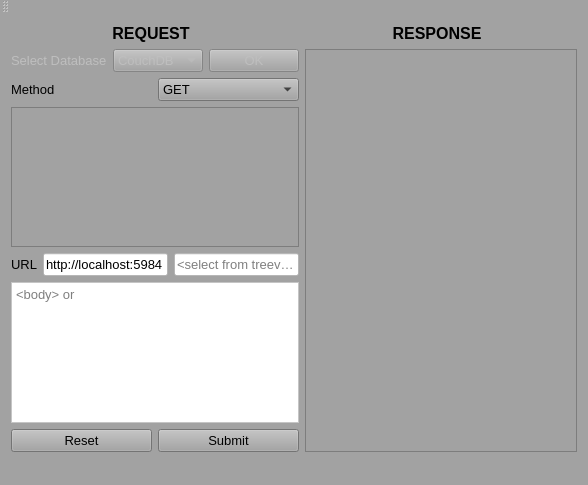
<?xml version="1.0" encoding="UTF-8"?>
<ui version="4.0">
 <class>HDbAdmin</class>
 <widget class="QMainWindow" name="HDbAdmin">
  <property name="windowModality">
   <enum>Qt::ApplicationModal</enum>
  </property>
  <property name="geometry">
   <rect>
    <x>0</x>
    <y>0</y>
    <width>588</width>
    <height>485</height>
   </rect>
  </property>
  <property name="windowTitle">
   <string>H_DbAdmin</string>
  </property>
  <property name="windowIcon">
   <iconset resource="../resources/resources.qrc">
    <normaloff>:/Icon.png</normaloff>:/Icon.png</iconset>
  </property>
  <property name="autoFillBackground">
   <bool>false</bool>
  </property>
  <property name="styleSheet">
   <string notr="true">background-color: rgb(162, 162, 162);
gridline-color: rgb(255, 255, 255);
selection-color: rgb(255, 255, 255);
border-color: rgb(255, 255, 255);
alternate-background-color: rgb(255, 255, 255);</string>
  </property>
  <property name="iconSize">
   <size>
    <width>100</width>
    <height>100</height>
   </size>
  </property>
  <widget class="QWidget" name="centralWidget">
   <layout class="QVBoxLayout" name="verticalLayout_2">
    <item>
     <layout class="QHBoxLayout" name="horizontalLayout_2">
      <item>
       <widget class="QLabel" name="labelRequest">
        <property name="font">
         <font>
          <family>MS Shell Dlg 2</family>
          <pointsize>12</pointsize>
          <weight>75</weight>
          <bold>true</bold>
         </font>
        </property>
        <property name="text">
         <string>REQUEST</string>
        </property>
        <property name="alignment">
         <set>Qt::AlignCenter</set>
        </property>
       </widget>
      </item>
      <item>
       <widget class="QLabel" name="labelResponse">
        <property name="font">
         <font>
          <pointsize>12</pointsize>
          <weight>75</weight>
          <bold>true</bold>
         </font>
        </property>
        <property name="text">
         <string>RESPONSE</string>
        </property>
        <property name="alignment">
         <set>Qt::AlignCenter</set>
        </property>
       </widget>
      </item>
     </layout>
    </item>
    <item>
     <layout class="QHBoxLayout" name="horizontalLayout_6">
      <item>
       <layout class="QVBoxLayout" name="verticalLayout">
        <item>
         <layout class="QHBoxLayout" name="horizontalLayout">
          <item>
           <widget class="QLabel" name="labelSelectDB">
            <property name="enabled">
             <bool>false</bool>
            </property>
            <property name="font">
             <font>
              <pointsize>10</pointsize>
             </font>
            </property>
            <property name="text">
             <string>Select Database</string>
            </property>
           </widget>
          </item>
          <item>
           <widget class="QComboBox" name="comboBoxDBnames">
            <property name="enabled">
             <bool>false</bool>
            </property>
            <property name="font">
             <font>
              <pointsize>10</pointsize>
             </font>
            </property>
            <item>
             <property name="text">
              <string>CouchDB</string>
             </property>
            </item>
            <item>
             <property name="text">
              <string>MongoDB</string>
             </property>
            </item>
           </widget>
          </item>
          <item>
           <widget class="QPushButton" name="pushButtonOK">
            <property name="enabled">
             <bool>false</bool>
            </property>
            <property name="font">
             <font>
              <pointsize>10</pointsize>
             </font>
            </property>
            <property name="text">
             <string>OK</string>
            </property>
           </widget>
          </item>
         </layout>
        </item>
        <item>
         <layout class="QHBoxLayout" name="horizontalLayout_3">
          <item>
           <widget class="QLabel" name="labelMethod">
            <property name="font">
             <font>
              <pointsize>10</pointsize>
             </font>
            </property>
            <property name="text">
             <string>Method </string>
            </property>
           </widget>
          </item>
          <item>
           <widget class="QComboBox" name="comboBoxHttpRequests">
            <property name="font">
             <font>
              <pointsize>10</pointsize>
             </font>
            </property>
            <item>
             <property name="text">
              <string>GET</string>
             </property>
            </item>
            <item>
             <property name="text">
              <string>PUT</string>
             </property>
            </item>
            <item>
             <property name="text">
              <string>POST</string>
             </property>
            </item>
            <item>
             <property name="text">
              <string>DELETE</string>
             </property>
            </item>
            <item>
             <property name="text">
              <string>HEAD</string>
             </property>
            </item>
            <item>
             <property name="text">
              <string>COPY</string>
             </property>
            </item>
            <item>
             <property name="text">
              <string>ANY</string>
             </property>
            </item>
           </widget>
          </item>
         </layout>
        </item>
        <item>
         <widget class="QTreeView" name="treeViewDBStructure">
          <property name="font">
           <font>
            <pointsize>10</pointsize>
           </font>
          </property>
          <property name="alternatingRowColors">
           <bool>true</bool>
          </property>
         </widget>
        </item>
        <item>
         <layout class="QHBoxLayout" name="horizontalLayout_4">
          <item>
           <widget class="QLabel" name="labelUrl">
            <property name="font">
             <font>
              <pointsize>10</pointsize>
             </font>
            </property>
            <property name="text">
             <string>URL</string>
            </property>
           </widget>
          </item>
          <item>
           <widget class="QLineEdit" name="lineEditUrl">
            <property name="font">
             <font>
              <pointsize>10</pointsize>
             </font>
            </property>
            <property name="styleSheet">
             <string notr="true">background-color: rgb(255, 255, 255);</string>
            </property>
            <property name="text">
             <string>http://localhost:5984</string>
            </property>
            <property name="placeholderText">
             <string>&lt;url with port number&gt;</string>
            </property>
           </widget>
          </item>
          <item>
           <widget class="QLineEdit" name="lineEditFromtreeview">
            <property name="font">
             <font>
              <pointsize>10</pointsize>
             </font>
            </property>
            <property name="styleSheet">
             <string notr="true">background-color: rgb(255, 255, 255);</string>
            </property>
            <property name="placeholderText">
             <string>&lt;select from treeview&gt;</string>
            </property>
           </widget>
          </item>
         </layout>
        </item>
        <item>
         <widget class="QTextEdit" name="textEditBody">
          <property name="font">
           <font>
            <pointsize>10</pointsize>
           </font>
          </property>
          <property name="styleSheet">
           <string notr="true">background-color: rgb(255, 255, 255);</string>
          </property>
          <property name="placeholderText">
           <string>&lt;body&gt; or &lt;destination for COPY method&gt;</string>
          </property>
         </widget>
        </item>
        <item>
         <layout class="QHBoxLayout" name="horizontalLayout_5">
          <item>
           <widget class="QPushButton" name="pushButtonReset">
            <property name="font">
             <font>
              <pointsize>10</pointsize>
             </font>
            </property>
            <property name="text">
             <string>Reset</string>
            </property>
           </widget>
          </item>
          <item>
           <widget class="QPushButton" name="pushButtonSubmit">
            <property name="font">
             <font>
              <pointsize>10</pointsize>
             </font>
            </property>
            <property name="text">
             <string>Submit</string>
            </property>
           </widget>
          </item>
         </layout>
        </item>
       </layout>
      </item>
      <item>
       <widget class="QTextEdit" name="textEditResponse">
        <property name="font">
         <font>
          <pointsize>10</pointsize>
         </font>
        </property>
        <property name="readOnly">
         <bool>true</bool>
        </property>
       </widget>
      </item>
     </layout>
    </item>
   </layout>
  </widget>
  <widget class="QMenuBar" name="menuBar">
   <property name="geometry">
    <rect>
     <x>0</x>
     <y>0</y>
     <width>588</width>
     <height>21</height>
    </rect>
   </property>
  </widget>
  <widget class="QToolBar" name="mainToolBar">
   <attribute name="toolBarArea">
    <enum>TopToolBarArea</enum>
   </attribute>
   <attribute name="toolBarBreak">
    <bool>false</bool>
   </attribute>
  </widget>
  <widget class="QStatusBar" name="statusBar"/>
 </widget>
 <layoutdefault spacing="6" margin="11"/>
 <resources>
  <include location="../resources/resources.qrc"/>
 </resources>
 <connections/>
</ui>
